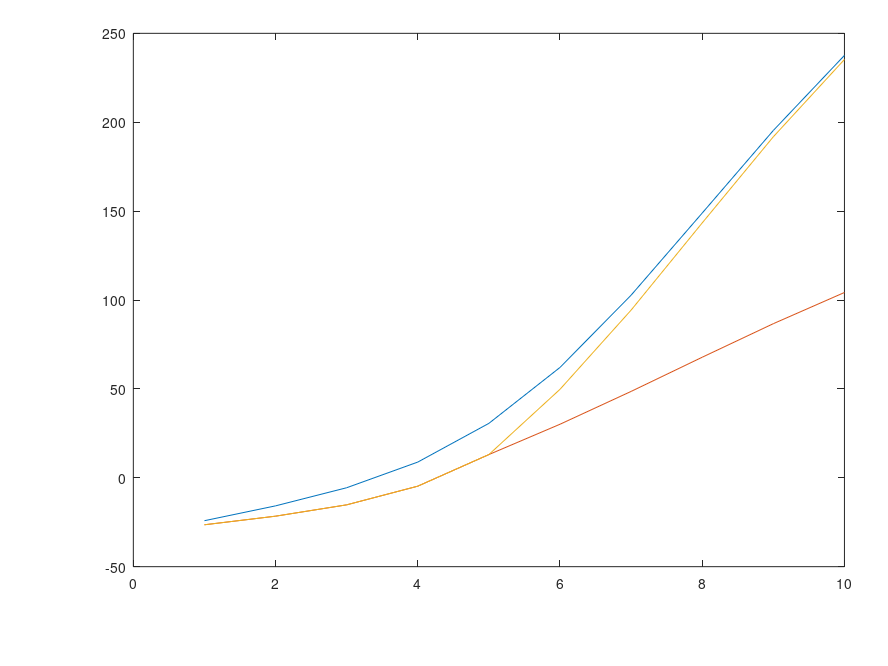

This chart was generated by the following MATLAB code: (Note: this script raises an error after producing the figure.)
function PlotPlot()
Resource_networking_max_unit=20;%SP全部的networking资源，这里的单位为Unit     20*100Mbps
Rescource_storage_max_unit=20;%SP全部的storage资源，这里的单位为Unit               20GB
Resource_computing_max_unit=20;%SP全部的computing资源，这里的单位为Unit    40CPU
Resource_max_unit=[Resource_networking_max_unit,Rescource_storage_max_unit,Resource_computing_max_unit];

delta_networking=1;%一个slice_request请求了1块networking资源 100Mbps
delta_storage=1;%一个slice_request分别请求了2块storage资源 1GB
delta_computing=2;%一个slice_request分别请求了1块computing资源 2CPU
%
delta_recourse=[delta_networking,delta_storage,delta_computing];
load singleData/Value_State_record.mat %figure 1
load singleData/price_record.mat %price iteration plot figure 2
load singleData/X_recourse_record.mat %X_recourse iteration plot figure 3
% size(Value_State_record)
% size(price_record)
% size(price_record)

%figure 5
load singleData/Phi
load singleData/Phi_Greedy.mat
load singleData/Phi_MMF.mat

load singleData/X_Recourse_Unit_Optimal.mat
load singleData/X_Recourse_Unit_Greedy.mat
load singleData/X_Recourse_Unit_MMF.mat

load singleData/Value_State.mat%最优值函数
load singleData/Price_Optimal.mat

load singleData/reward_optimal.mat;%价格 figure 4
load singleData/reward_Greedy.mat;
load singleData/reward_MMF.mat;
%%%%%%%%%%%%%%%%%%%%%%%%%%%%%%%%%%%%%%%%%%%%%%
%figure 1
%MDP value iteration process
%chose state=State_Space{1,1}
load singleData/State_Space;
state=State_Space{1,1};
% [temp,value_state_iteration_times]=size(Value_State_record);
% value_iteration_special_state=[];
% for i =1:value_state_iteration_times
%     value_iteration_special_state=[value_iteration_special_state,Value_State_record{i}(1,1)];
% end
% 
% iteration_times=[];
% 
% for i=1:length(value_iteration_special_state)
%     iteration_times=[iteration_times,i];
% end
% 
% figure(1)
% plot(iteration_times,value_iteration_special_state);
% %axis([1,30,0 800])
% set(gca,'fontname','times') 
% set(gca,'fontsize',16)
% %title('the iteration of value state')
% xlabel('the number of iterations')
% ylabel('value of state')
% saveas(gca,"./Figure/iterationOfValueState.fig");
% saveas(gca,"./Figure/iterationOfValueState.eps",'epsc' );
% saveas(gca,"./Figure/iterationOfValueState.png");
% 
% % %%%%%%%%%%%%%%%%%%%%%%%%%%%%%%%%%%%%%%%%%%%%%%%%%%%%%%%%%%%%%%%%%%%%%%%%%%%%%%%
% %figure 2
% %game iteration price change
% %choose state = State_Space{1,1}
% %choose first resource
% price_iteration=price_record{1,1};
% price_iteration_x_axis=[];
% for i=1:length(price_iteration)
%     price_iteration_x_axis=[price_iteration_x_axis,i];
% end
% 
% networking_price_iteration=[];
% storage_price_iteration=[];
% computing_price_iteration=[];
% for i=1:length(price_iteration)
%     networking_price_iteration=[networking_price_iteration,price_iteration{i}(1)];
%     storage_price_iteration=[storage_price_iteration,price_iteration{i}(2)];
%     computing_price_iteration=[computing_price_iteration,price_iteration{i}(3)];
%     
% end
% 
% 
% figure(2)
% p=plot(price_iteration_x_axis,networking_price_iteration,...
%     price_iteration_x_axis,storage_price_iteration,...
%     price_iteration_x_axis,computing_price_iteration);
% p(1).LineWidth=1;
% p(1).LineStyle='-';
% p(1).Marker='o';
% p(2).LineWidth=1;
% p(2).LineStyle='-';
% p(2).Marker='s';
% p(3).LineWidth=1;
% p(3).LineStyle='-';
% p(3).Marker='x';
% axis( [1 8 0.6 1.6] )
% set(1,'DefaultAxesLineStyleOrder',{'-o',':s','--+'})
% %title('the iteration of price')
% xlabel('the number of iterations')
% ylabel('price')
% legend('networking','storage','computing','Location','southeast')
% set(gca,'fontname','times') 
% set(gca,'fontsize',16')
% saveas(gca,"./Figure/iterationOfPrice.fig");
% saveas(gca,"./Figure/iterationOfPrice.eps", 'epsc');
% saveas(gca,"./Figure/iterationOfPrice.png");
% 
% %%%%%%%%%%%%%%%%%%%%%%%%%%%%%%%%%%%%%%%%%%%%%%%%%%%%%%%%%%%%%%%%%%%%%%%%%%%%%%%
% %figure 3
% X_iteration=X_recourse_record{1,1};
% X_iteration_x_axis=[];
% for i=1:length(X_iteration)
%     X_iteration_x_axis=[X_iteration_x_axis,i];
% end
% 
% networking_X_iteration=[];
% storage_X_iteration=[];
% computing_X_iteration=[];
% for i=1:length(X_iteration)
%     networking_X_iteration=[networking_X_iteration,X_iteration{i}(1)];
%     storage_X_iteration=[storage_X_iteration,X_iteration{i}(2)];
%     computing_X_iteration=[computing_X_iteration,X_iteration{i}(3)]; 
% end
% figure(3)
% p3=plot(X_iteration_x_axis,networking_X_iteration,...
%     X_iteration_x_axis,storage_X_iteration,...
%     X_iteration_x_axis,computing_X_iteration);
% axis( [1 8 0.5 4] )
% p3(1).LineWidth=1;
% p3(1).LineStyle='-';
% p3(1).Marker='o';
% p3(2).LineWidth=1;
% p3(2).LineStyle='-';
% p3(2).Marker='s';
% p3(3).LineWidth=1;
% p3(3).LineStyle='-';
% p3(3).Marker='x';
% 
% %title('the iteration of x')
% xlabel('the number of iterations')
% ylabel('$x_{i,j,z}(t)$','Interpreter','LaTex')
% set(gca,'fontname','times') 
% set(gca,'fontsize',16')
% legend('networking','storage','computing','Location','northeast')
% saveas(gca,"./Figure/iterationOfX.fig");
% saveas(gca,"./Figure/iterationOfX.eps", 'epsc' );
% saveas(gca,"./Figure/iterationOfX.png");


% %figure 4
% %3-D bar
% figure(4)
% reward_optimal_new=fliplr(reward_optimal(6:15,1:10));
% 
% 
% h=bar3(reward_optimal_new)
% pos=axis;
% xlabel({'   Avaliable resource(%)   '},'position',[6 14 -1])
% ylabel('Slice requests','position',[-1 8 0])
% zlabel('Reward')
% colormap('Bone')
% %title('reward of optimal')
% % %colorbar
% % %set(h,{'cdata'},cellfun(@(z)kron(z(2:6:end,2:3),ones(6,2)),get(h,'ZData'),'un',0))
% set(gca,'xticklabel',{'  ','20','  ','  ','  ','60','  ','  ','  ','100'});
% set(gca,'yticklabel',{'1','  ','  ','  ','5',' ','  ','  ','  ','10'});
% 
% set(gca,'fontname','times') 
% set(gca,'fontsize',16')
% saveas(gca,"./Figure/reward_of_optimal.fig");
% saveas(gca,"./Figure/reward_of_optimal.eps", 'epsc' );
% saveas(gca,"./Figure/reward_of_optimal.png");

% %figure 5
% %the percentage of allocate request
% %choose the resource max situation(in fact, the situtation can be choosed
% %randomly.
% %the number of choosen is Phi, Phi_Greedy, Phi_MMF
% %Phi(:,20) the number is from 30~10
% %%%%%%%%%%%%%%%%%%%%%%%%%%%%%%%%%%
% 
% optimal_number=Phi(1:11,1)';
% Greedy_number=Phi_Greedy(1:11,1)';
% MMF_number=Phi_MMF(1:11,1)';
% optimal_X_resource=X_Recourse_Unit_Optimal(1:11,1)';
% Greedy_X_resource=X_Recourse_Unit_Greedy(1:11,1)';
% MMF_X_resource=X_Recourse_Unit_MMF(1:11,1)';
% 
% %only use first resource
% 
% optimal_percentage=[];
% Greedy_percentage=[];
% MMF_percentage=[];
% max_number=state(1);
% for i =1:length(optimal_number)
%     
%     state=State_Space{i,1};
%     optimal_resource=optimal_X_resource{i};
%     Greedy_resource=Greedy_X_resource{i};
%     MMF_resource=MMF_X_resource{i};
%     optimal_percentage(i)=100*(optimal_number(i)*delta_recourse(1)*optimal_resource(1)/Resource_max_unit(1));
%     Greedy_percentage(i)=100*(Greedy_number(i)*delta_recourse(1)*Greedy_resource(1)/Resource_max_unit(1));
%     MMF_percentage(i)=100*(MMF_number(i)*delta_recourse(1)*MMF_resource(1)/Resource_max_unit(1));
% end
% optimal_percentage=fliplr(optimal_percentage)./100;
% Greedy_percentage=fliplr(Greedy_percentage)./100;
% MMF_percentage=fliplr(MMF_percentage)./100;
% 
% barNumber=[];
% number=5:1:15;
% % for i=1:length(number)
% %  
% %     barNumber=[barNumber
% %         number(i),number(i),number(i)];
% % end
% % bar_percentage=[];
% % for i=1:length(number)
% %     bar_percentage=[bar_percentage
% %         optimal_percentage(i),Greedy_percentage(i),MMF_percentage(i)];
% % end
% % 
% figure(5)
% %p5=bar(barNumber,bar_percentage);
% p5=plot(number,optimal_percentage,number,Greedy_percentage,number,MMF_percentage);
% p5(1).LineWidth=1;
% p5(1).LineStyle='-';
% p5(1).Marker='o';
% p5(2).LineWidth=1;
% p5(2).LineStyle='-';
% p5(2).Marker='s';
% p5(3).LineWidth=1;
% p5(3).LineStyle='-';
% p5(3).Marker='x';
% % 
% xlabel('request number')
% ylabel('admissible ratio')
% legend({'OAR','Greedy','MMF'},'location','southwest')
% set(gca,'fontname','times') 
% set(gca,'fontsize',16')
% saveas(gca,"./Figure/allocatedPercentage.fig");
% saveas(gca,"./Figure/allocatedPercentage.eps", 'epsc' );
% saveas(gca,"./Figure/allocatedPercentage.png");


%%%%%%%%%%%%%%%%%%%%%%%%%%%%%%%%%%%%%%%%%
% set(gca,'position',[0.15,0.15,0.8,0.8]);
% set(gcf,'unit','normalized','position',[0.1,0.1,0.64,0.8]);
% set(gcf, 'PaperPositionMode', 'manual');
% set(gcf, 'PaperUnits', 'points');
% set(gcf, 'PaperPosition', [0 0 640 480]);
% 
% figure(6)
% 
% optimal_reward=reward_optimal(1:15,5)';
% Greedy_reward=reward_Greedy(1:15,5)';
% MMF_reward=reward_MMF(1:15,5)';
% number=1:1:15;
% optimal_reward=fliplr(optimal_reward);
% Greedy_reward=fliplr(Greedy_reward);
% MMF_reward=fliplr(MMF_reward);
% p6=plot(number,optimal_reward,number,Greedy_reward,number,MMF_reward);
% p6=plot(number,optimal_reward,number,Greedy_reward,number,MMF_reward);
% p6(1).LineWidth=2;
% p6(1).LineStyle='-';
% p6(1).Marker='o';
% p6(1).MarkerSize=15;
% p6(1).Color='r';
% p6(2).LineWidth=2;
% p6(2).LineStyle='-';
% p6(2).Marker='s';
% p6(2).MarkerSize=15;
% p6(2).Color='k';
% p6(3).LineWidth=2;
% p6(3).LineStyle='-';
% p6(3).Marker='x';
% p6(3).Color='b';
% p6(3).MarkerSize=15;
% set(gca,'fontsize',22')
% grid on
% axis([1,10,0,200])
% xlabel('Slice requests')
% ylabel('Reward')
% legend({'OAR','Greedy','MMF'},'location','southwest')
% set(gca,'fontname','times') 
% % set(gca,'fontsize',16')
% barNumber=[];
% 
% % for i=1:length(number)
% %  
% %     barNumber=[barNumber
% %         number(i),number(i),number(i)];
% % end
% % bar_reward=[];
% % for i=1:length(number)
% %     bar_reward=[bar_reward
% %         optimal_reward(i),Greedy_reward(i),MMF_reward(i)];
% % end
% % p6=bar(barNumber,bar_reward);
% % xlabel('request number')
% % ylabel('reward')
% % legend('optimal','Greedy','MMF')
% %grid on
% saveas(gca,"./Figure/RewardCompare.fig");
% saveas(gca,"./Figure/RewardCompare.eps" , 'epsc');
% saveas(gca,"./Figure/RewardCompare.png");

% 

% 
figure(7)
set(gca,'position',[0.15,0.15,0.8,0.8]);
set(gcf,'unit','normalized','position',[0.1,0.1,0.64,0.8]);
set(gcf, 'PaperPositionMode', 'manual');
set(gcf, 'PaperUnits', 'points');
set(gcf, 'PaperPosition', [0 0 640 480]);

optimal_reward=reward_optimal(1,:);
Greedy_reward=reward_Greedy(1,:);
MMF_reward=reward_MMF(1,:);
number=1:1:11;
optimal_reward=fliplr(optimal_reward);
Greedy_reward=fliplr(Greedy_reward);
MMF_reward=fliplr(MMF_reward);
number=1:10
optimal_reward=optimal_reward(2:11);
Greedy_reward=Greedy_reward(2:11);
MMF_reward=MMF_reward(2:11);
p7=plot(number,optimal_reward,number,Greedy_reward,number,MMF_reward);
p7(1).LineWidth=2;
p7(1).LineStyle='-';
p7(1).Marker='o';
p7(1).MarkerSize=15;
p7(1).Color='r';
p7(2).LineWidth=2;
p7(2).LineStyle='-';
p7(2).Marker='s';
p7(2).MarkerSize=15;
p7(2).Color='k';
p7(3).LineWidth=2;
p7(3).LineStyle='-';
p7(3).Marker='x';
p7(3).Color='b';
p7(3).MarkerSize=15;
set(gca,'fontsize',22')
grid on
xlabel('Available resource(%)')
ylabel('Reward')
axis([1,10,-50,250])
legend({'OAR','Greedy','MMF'},'location','northwest')
set(gca,'xticklabel',10:10:100);
set(gca,'fontname','times') 
set(gca,'fontsize',22')
barNumber=[];

% for i=1:length(number)
%  
%     barNumber=[barNumber
%         number(i),number(i),number(i)];
% end
% bar_reward=[];
% for i=1:length(number)
%     bar_reward=[bar_reward
%         optimal_reward(i),Greedy_reward(i),MMF_reward(i)];
% end
% p6=bar(barNumber,bar_reward);
% xlabel('request number')
% ylabel('reward')
% legend('optimal','Greedy','MMF')
%grid on
saveas(gca,"./Figure/RewardCompare_resource.fig");
saveas(gca,"./Figure/RewardCompare_resource.eps", 'epsc' );
saveas(gca,"./Figure/RewardCompare_resource.png");

end
